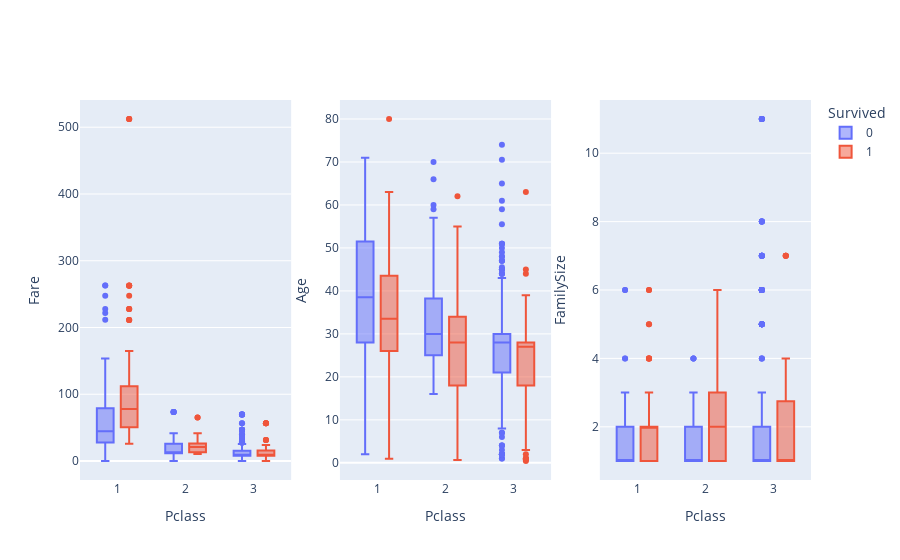

The cell this chart's notebook holds for it:
### Code cell
from mc_plot import mc_boxplots_xy
cols = ['Fare', 'Age', 'FamilySize']
mc_boxplots_xy(data_test, cols, 'Survived', 'Pclass')

### Figure 1 — Plotly figure (JSON) as saved in the notebook; plotly's stock layout.template omitted (floating-point values rounded to 4 significant figures; data arrays with more than 128 entries replaced by an {"elided": "..."} marker saying what was removed)
{"data": [{"alignmentgroup": "True", "hovertemplate": "Survived=0<br>Pclass=%{x}<br>Fare=%{y}<extra></extra>", "legendgroup": "0", "marker": {"color": "#636efa"}, "name": "0", "notched": false, "offsetgroup": "0", "orientation": "v", "showlegend": true, "type": "box", "x": {"elided": "549 int values"}, "x0": " ", "xaxis": "x", "y": {"elided": "549 float values"}, "y0": " ", "yaxis": "y"}, {"alignmentgroup": "True", "hovertemplate": "Survived=1<br>Pclass=%{x}<br>Fare=%{y}<extra></extra>", "legendgroup": "1", "marker": {"color": "#EF553B"}, "name": "1", "notched": false, "offsetgroup": "1", "orientation": "v", "showlegend": true, "type": "box", "x": {"elided": "342 int values"}, "x0": " ", "xaxis": "x", "y": {"elided": "342 float values"}, "y0": " ", "yaxis": "y"}, {"alignmentgroup": "True", "hovertemplate": "Survived=0<br>Pclass=%{x}<br>Age=%{y}<extra></extra>", "legendgroup": "0", "marker": {"color": "#636efa"}, "name": "0", "notched": false, "offsetgroup": "0", "orientation": "v", "showlegend": false, "type": "box", "x": {"elided": "549 int values"}, "x0": " ", "xaxis": "x2", "y": {"elided": "549 float values"}, "y0": " ", "yaxis": "y2"}, {"alignmentgroup": "True", "hovertemplate": "Survived=1<br>Pclass=%{x}<br>Age=%{y}<extra></extra>", "legendgroup": "1", "marker": {"color": "#EF553B"}, "name": "1", "notched": false, "offsetgroup": "1", "orientation": "v", "showlegend": false, "type": "box", "x": {"elided": "342 int values"}, "x0": " ", "xaxis": "x2", "y": {"elided": "342 float values"}, "y0": " ", "yaxis": "y2"}, {"alignmentgroup": "True", "hovertemplate": "Survived=0<br>Pclass=%{x}<br>FamilySize=%{y}<extra></extra>", "legendgroup": "0", "marker": {"color": "#636efa"}, "name": "0", "notched": false, "offsetgroup": "0", "orientation": "v", "showlegend": false, "type": "box", "x": {"elided": "549 int values"}, "x0": " ", "xaxis": "x3", "y": {"elided": "549 int values"}, "y0": " ", "yaxis": "y3"}, {"alignmentgroup": "True", "hovertemplate": "Survived=1<br>Pclass=%{x}<br>FamilySize=%{y}<extra></extra>", "legendgroup": "1", "marker": {"color": "#EF553B"}, "name": "1", "notched": false, "offsetgroup": "1", "orientation": "v", "showlegend": false, "type": "box", "x": {"elided": "342 int values"}, "x0": " ", "xaxis": "x3", "y": {"elided": "342 int values"}, "y0": " ", "yaxis": "y3"}], "layout": {"boxmode": "group", "legend": {"title": {"text": "Survived"}, "tracegroupgap": 0}, "xaxis": {"anchor": "y", "domain": [0, 0.2889], "title": {"text": "Pclass"}}, "xaxis2": {"anchor": "y2", "domain": [0.3556, 0.6444], "title": {"text": "Pclass"}}, "xaxis3": {"anchor": "y3", "domain": [0.7111, 1], "title": {"text": "Pclass"}}, "yaxis": {"anchor": "x", "domain": [0, 1], "title": {"text": "Fare"}}, "yaxis2": {"anchor": "x2", "domain": [0, 1], "title": {"text": "Age"}}, "yaxis3": {"anchor": "x3", "domain": [0, 1], "title": {"text": "FamilySize"}}}}
